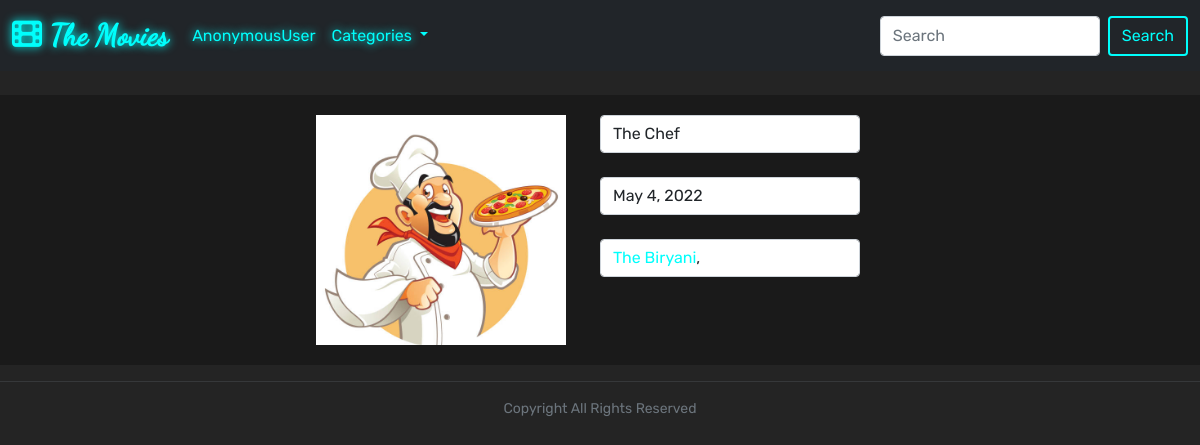
The app's page /web/actors/1/ with its own data.
### web/models.py (models this page shows, shortened)
class BasicModel(models.Model):
    date_created = models.DateTimeField(auto_now_add=True)
    date_updated = models.DateTimeField(auto_now=True)
    class Meta:
        abstract = True

class Actor(BasicModel):
    name = models.CharField(max_length=245, null=True, default='None')
    date_of_birth = models.DateField(null=True, blank=True)
    image = models.ImageField(null=True, blank=True, upload_to='actors')

class Movie(BasicModel):
    image = models.ImageField(null=True, upload_to='movies')
    title = models.CharField(max_length=100, null=True, default='Unknown Movie')
    description = models.TextField(null=True, default='...')
    url = models.CharField(null=True, blank=True, max_length=245)
    year_released = models.CharField(max_length=10, default='0000', null=True)
    movie_added_by = models.ForeignKey(Person, null=True, on_delete=models.CASCADE)
    cast = models.ManyToManyField(Actor)
    watched_by = models.IntegerField(null=True, default=0)
    tags = models.ManyToManyField(Tag)

### web/views.py (the view)
# urls.py: path('actors/<int:pk>/', views.actorreadpage, name='ReadActor'),
def actorreadpage(request, pk):
    actor = Actor.objects.get(id=pk)
    movies = Movie.objects.filter(cast=actor)
    context = {
        'movies': movies,
        'actor': actor
    }
    return render(request, 'actor/read.html', context)

### web/models.py (called while the page is built)
    def __str__(self):
        return self.title

### web/views.py (called while the page is built)
def categories(request):
    if request.user is None:
        person = Person.objects.get(user_id=request.user.id)
    else:
        person = Person.objects.get(id=2)
    context = {
        'categories': Tag.objects.all(),
        'person': person
    }
    return context

### web/templates/actor/read.html (shortened to what this page needs)
{% extends 'base.html' %}
{% load static %}
{% block content %}
    <br>
    <div class="row user">
        <div class="col-md-3"></div>
        <div class="col-md-6 row">
            <div class="col-md-6">
                <div class="image">
                    <img src="{{ actor.image.url }}" width="100%">
                </div>
            </div>
            <div class="col-md-6">
                <div class="form-control">{{ actor.name }}</div>
                <br>
                <div class="form-control">{{ actor.date_of_birth }}</div>
                <br>
                <div class="form-control">
                    {% for movie in movies %}
                        <a class="link" href="{% url 'MoviePage' pk=movie.id %}">{{ movie.title }}</a>, &nbsp;
                    {% endfor %}
                </div>
                <br>
            </div>
        </div>
        <div class="col-md-3"></div>
    </div>
{% endblock %}

### static/css/style.css (style rules this page uses)
html { scroll-behavior: smooth; }
:root { --primary-bg-color: #242424; --secondary-bg-color: #1a1a1a; --primary-color: #00fefc; --primary-color-dark: #00dddb; --secondary-color: #b026ff; --secondary-color-dark: #a015ee; }
body { background-color: var(--primary-bg-color); overflow-x: hidden; font-family: "Rubik", cursive !important; }
.link { color: var(--primary-color) !important; transition: 0.5s; text-decoration: none; }
.user { background-color: var(--secondary-bg-color); padding: 20px; }
.user .image { width: 250px; height: 230px; overflow: hidden; background-color: var(--secondary-color); }

### records on screen
Actor: image (picture), name "The Chef", date_of_birth "May 4, 2022"
Movie: title "The Biryani"

### other values on screen
{{ request.user }} "AnonymousUser"
